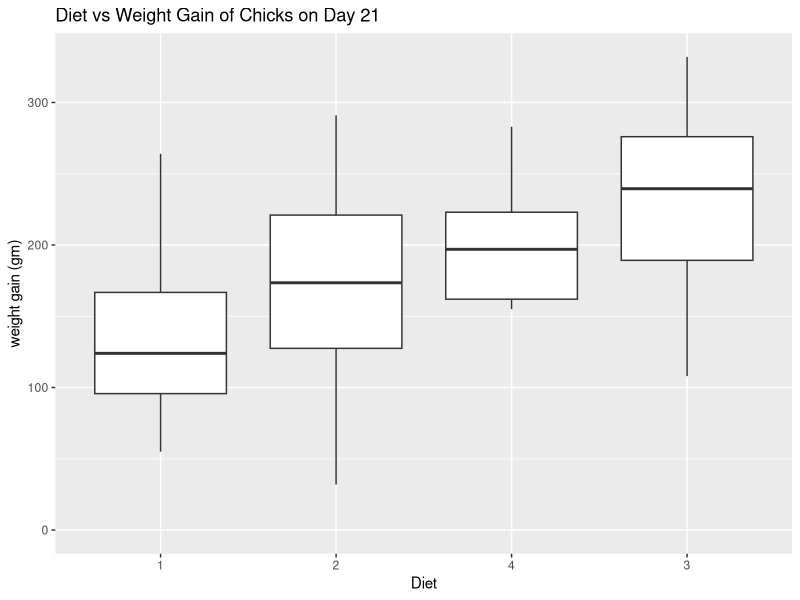
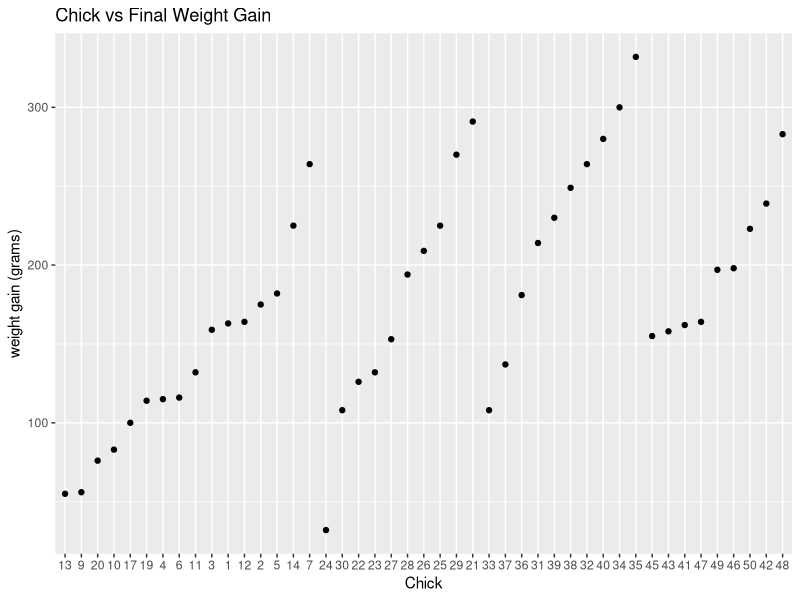
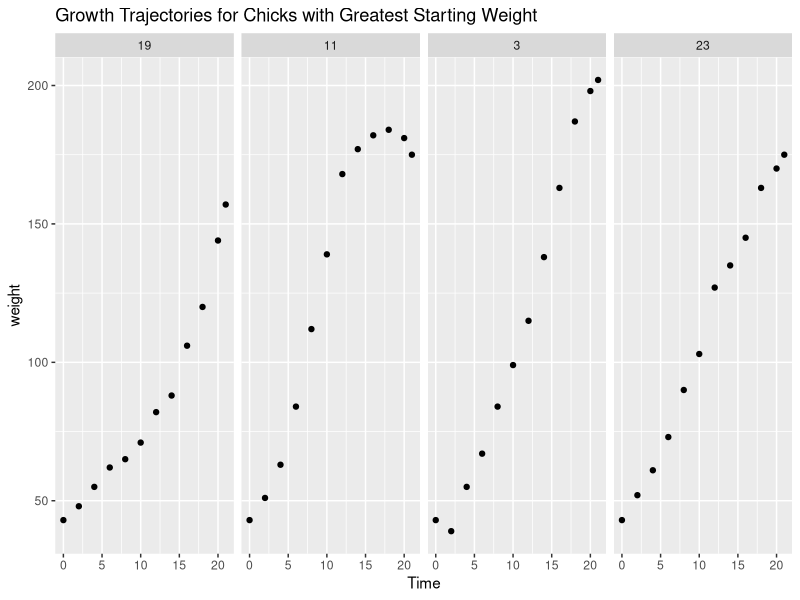
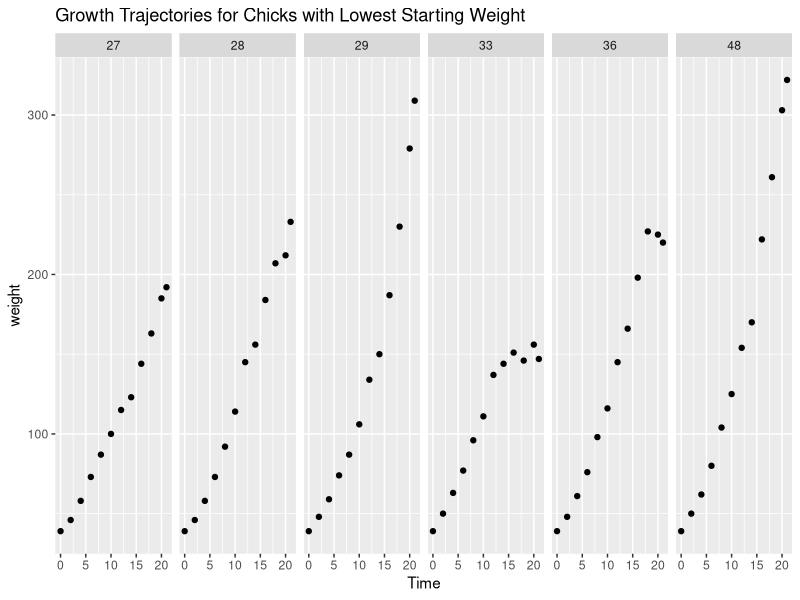
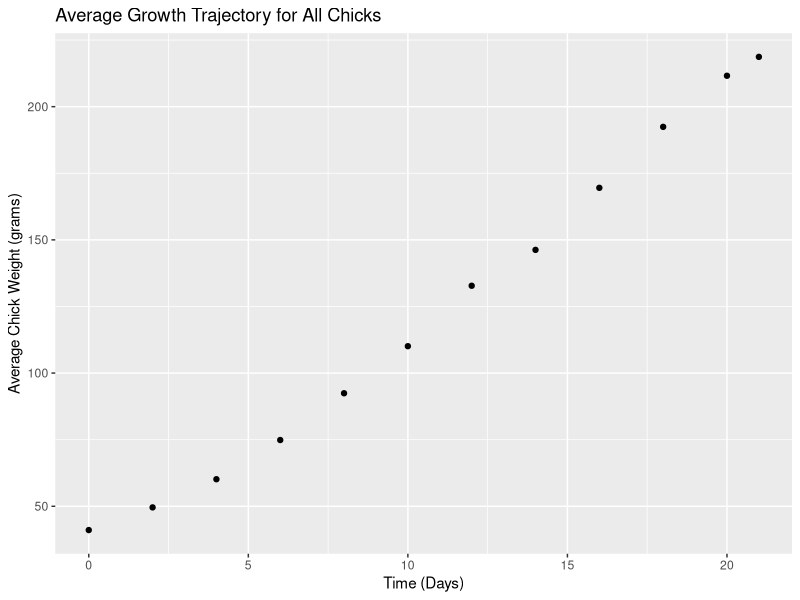
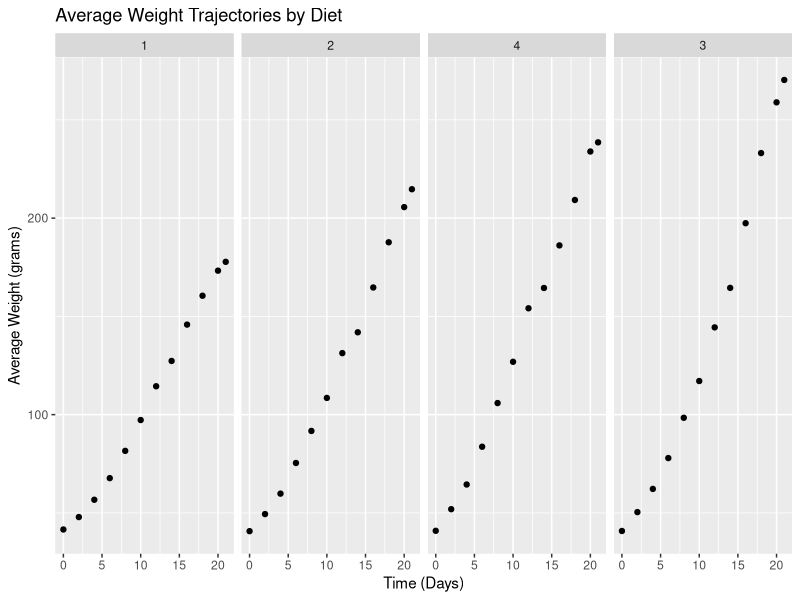

These figures' R source, in order:
## ---- chunk 1
knitr::opts_chunk$set(echo = TRUE)
library(dplyr)
library(ggplot2)
## ---- chunk 2
weight0 <- ChickWeight %>% group_by(Diet) %>% summarize(num_chicks = n(), avg_weight= mean(weight), sd_weight= sd(weight))
weight0
## ---- chunk 3
complete <- ChickWeight %>% group_by(Chick) %>% mutate(count = n()) %>% filter(count == 12)
complete[1:3,]
## ---- chunk 4
a <- complete %>% group_by(Chick) %>% filter(Time == 0)
complete$init_weight <- rep(a$weight, each=12)
complete <- complete %>% mutate(weightgain = weight - init_weight)
complete[1:3,]
## ---- chunk 5
complete$Diet <- factor(complete$Diet, levels(complete$Diet)[c(1,2,4,3)])
complete %>% filter(Time == 21) %>% ggplot(aes(x= Diet, y= weightgain)) + geom_boxplot() + expand_limits(y=0) + labs(y = 'weight gain (gm)', title = 'Diet vs Weight Gain of Chicks on Day 21')
## ---- chunk 6
final <- complete %>% filter(Time == 21)
max <- max(final$weightgain)
min <- min(final$weightgain)
final %>% filter(weightgain == max | weightgain == min)
## ---- chunk 7
final %>% ggplot(aes(x=Chick, y=weightgain)) + geom_point() + labs(y='weight gain (grams)', title='Chick vs Final Weight Gain')
## ---- chunk 8
min <- min(complete$init_weight)
max <- max(complete$init_weight)
complete %>% filter(Time == 0 & (init_weight==min | init_weight == max))
## ---- chunk 9
complete %>%filter(Chick == 3 | Chick == 11 | Chick == 19 | Chick == 23)  %>% ggplot(aes(x=Time,y=weight)) + geom_point() + facet_grid(cols = vars(Chick)) + labs(title='Growth Trajectories for Chicks with Greatest Starting Weight')
## ---- chunk 10
complete %>%filter(Chick == 27 | Chick == 28 | Chick == 29 | Chick == 33 | Chick == 36 | Chick == 48)  %>% ggplot(aes(x=Time,y=weight)) + geom_point() + facet_grid(cols = vars(Chick)) + labs(title='Growth Trajectories for Chicks with Lowest Starting Weight')
## ---- chunk 11
wts <- complete %>% group_by(Time) %>% summarize(avg_wt = mean(weight))
wts %>% ggplot(aes(x=Time,y=avg_wt)) + geom_point() + labs(y='Average Chick Weight (grams)', x='Time (Days)',title='Average Growth Trajectory for All Chicks')
## ---- chunk 12
complete %>% group_by(Diet, Time) %>% summarize(avg_wt = mean(weight)) %>% ggplot(aes(x=Time,y=avg_wt)) + geom_point() + facet_grid(cols = vars(Diet)) + labs(x='Time (Days)',y='Average Weight (grams)',title='Average Weight Trajectories by Diet')
